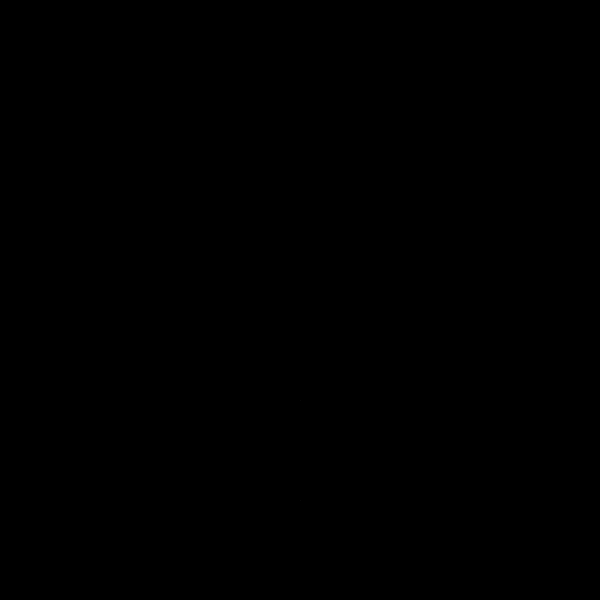
Frame 1 (no input)
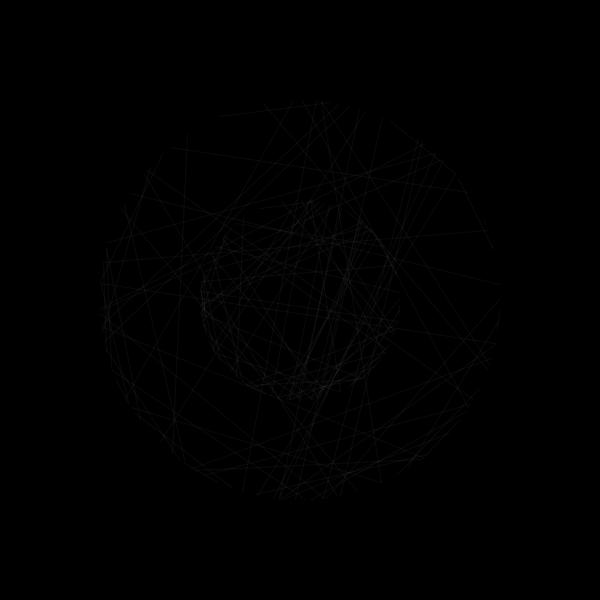
Frame 60 (the mouse pressed at the canvas centre just before this capture)
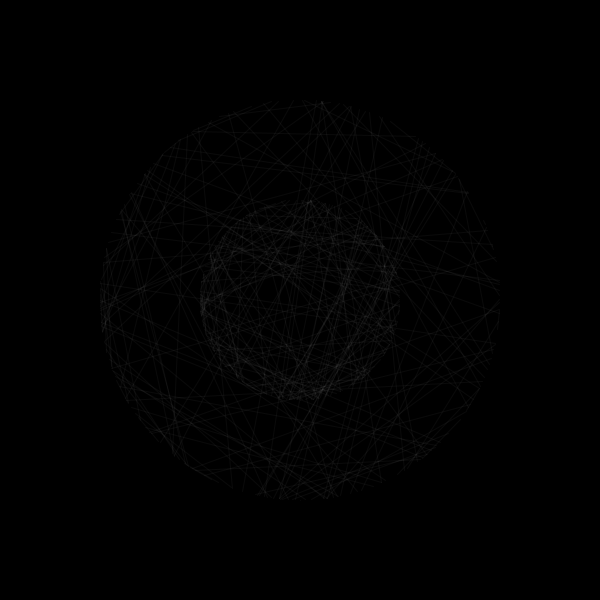
Frame 120 (the mouse held since frame 60 and released just before this capture)

The Processing sketch that drew these frames (run headless with seeded random() and noise(); from frame 60 on, the mouse is pressed at the canvas centre):

// Processing sketch: Trig_Moon
// ── Trig_Moon.pde
float ang, ang2;
float x, y;
float x2,y2,x3,y3,x4,y4,x5,y5,x6,y6;

void setup() {
  background(0);
  size(600, 600);
}

void draw() {
  //background(0);
  //fill(0,2);
  //noStroke();
  //rect(0,0,width,height);
  x5=(sin(ang)*300+width/2);
  y5=(cos(ang)*300+height/2);
  x6=(sin(ang2)*300+width/2);
  y6=(cos(ang2)*300+height/2);
  x=(sin(ang)*200+width/2);
  y=(cos(ang)*200+height/2);
  x2=(sin(ang2)*200+width/2);
  y2=(cos(ang2)*200+height/2);
  x3=(sin(ang)*100+width/2);
  y3=(cos(ang)*100+height/2);
  x4=(sin(ang2)*100+width/2);
  y4=(cos(ang2)*100+height/2);
  stroke(255,10);
  line(x, y, x2,y2);
  line(x3, y3, x4,y4);
  //line(x5,y5,x6,y6);
  
  //line(x, y, random(x),random(y));
  ang+=random(100);
  ang2+=random(-100,100);
}
